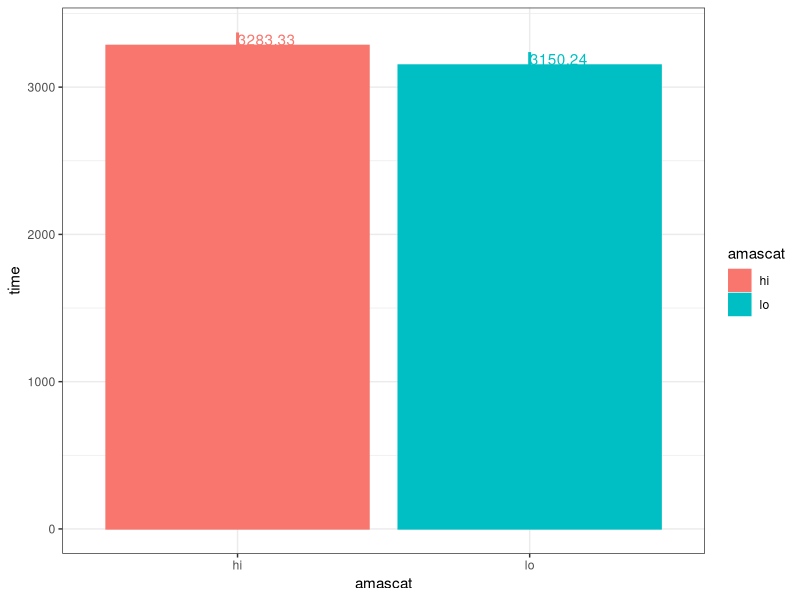
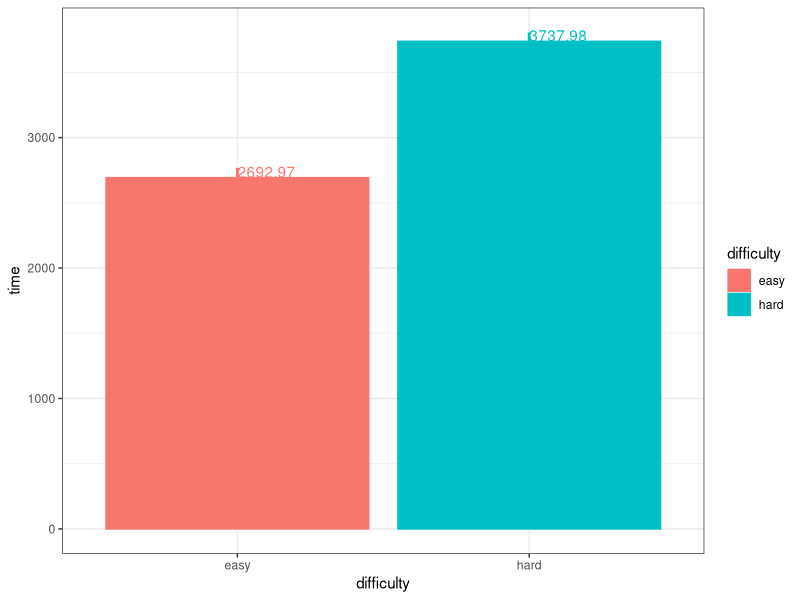
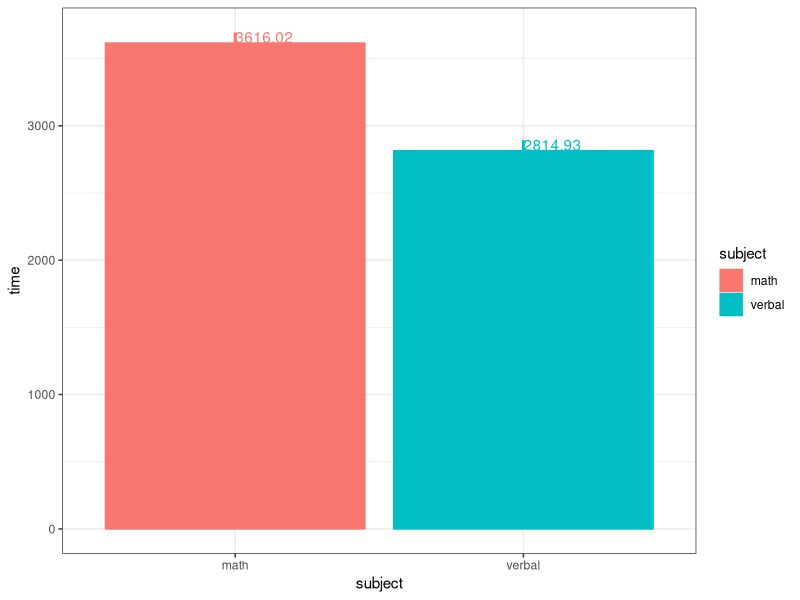

Write R code to recreate these figures, in order. (Note: this script raises an error after producing the figures.)
setwd("C:/Users/midlo/Dropbox/RESEARCH/manuscripts/mathanxiety.impulsivity02/03.anovas")
library(dplyr)
library(tidyr)
library(ggplot2)
library(stringr)
library(broom)


#read data in
data<-read.csv("ma.impulsivity.data.20200122.csv", header=T)
longdata<-read.csv("ma.impulsivity.longdata.20200122.csv", header=T)

##anova on time data
##prep data
timelong<-longdata %>%
  filter(!(str_detect(measure, pattern="dif"))) %>%
  filter(str_detect(measure, pattern="time")) %>%
  mutate(
    difficulty=as.factor(ifelse(grepl("easy", measure), "easy",ifelse(grepl("hard", measure),"hard",NA))),
    subject=as.factor(ifelse(grepl("math", measure), "math",ifelse(grepl("verbal",measure),"verbal",NA)))
  )

##run anova
timemodel<-lm(value~amascat*difficulty*subject, data=timelong)
timeanova<-aov(timemodel)
write.csv(tidy(timeanova), "timeanova.csv", row.names=F)

##post hoc pairwise t tests
#single variables
write.csv(tidy(pairwise.t.test(timelong$value,timelong$amascat,p.adj="bonf")),
          "timettestsbyamascat.csv", row.names=F)
write.csv(tidy(pairwise.t.test(timelong$value,timelong$difficulty,p.adj="bonf")),
          "timettestsbydifficulty.csv", row.names=F)
write.csv(tidy(pairwise.t.test(timelong$value,timelong$subject,p.adj="bonf")),
          "timettestsbysubject", row.names=F)
timesumstatsbyamascat<-timelong %>%
  group_by(amascat) %>%
  summarize(
    mean=mean(value),
    median=median(value),
    stddev=sd(value),
    sterr=sd(value)/sqrt(length(value)),
    N=length(value)
  )
timesumstatsbydifficulty<-timelong %>%
  group_by(difficulty) %>%
  summarize(
    mean=mean(value),
    median=median(value),
    stddev=sd(value),
    sterr=sd(value)/sqrt(length(value)),
    N=length(value)
  )
timesumstatsbysubject<-timelong %>%
  group_by(subject) %>%
  summarize(
    mean=mean(value),
    median=median(value),
    stddev=sd(value),
    sterr=sd(value)/sqrt(length(value)),
    N=length(value)
  )
write.csv(timesumstatsbyamascat,"timesumstatsbyamascat.csv", row.names=F)
write.csv(timesumstatsbydifficulty,"timesumstatsbydifficulty.csv", row.names=F)
write.csv(timesumstatsbysubject,"timesumstatsbysubject.csv", row.names=F)

timesumstatsbyamascat.plot<-ggplot(timesumstatsbyamascat,aes(x=amascat, y=mean, color=amascat, fill=amascat))+
  geom_bar(position=position_dodge(), stat="identity")+
  geom_errorbar(aes(ymin=mean-sterr, ymax=mean+sterr), size=1, width=0, position=position_dodge(0.9))+
  geom_text(aes(label = round(mean, digits=2)), hjust = 0, vjust = 0,  position=position_dodge(0.9))+
  labs(y="time")+
  theme_bw()
timesumstatsbydifficulty.plot<-ggplot(timesumstatsbydifficulty,aes(x=difficulty, y=mean, color=difficulty, fill=difficulty))+
  geom_bar(position=position_dodge(), stat="identity")+
  geom_errorbar(aes(ymin=mean-sterr, ymax=mean+sterr), size=1, width=0, position=position_dodge(0.9))+
  geom_text(aes(label = round(mean, digits=2)), hjust = 0, vjust = 0,  position=position_dodge(0.9))+
  labs(y="time")+
  theme_bw()
timesumstatsbysubject.plot<-ggplot(timesumstatsbysubject,aes(x=subject, y=mean, color=subject, fill=subject))+
  geom_bar(position=position_dodge(), stat="identity")+
  geom_errorbar(aes(ymin=mean-sterr, ymax=mean+sterr), size=1, width=0, position=position_dodge(0.9))+
  geom_text(aes(label = round(mean, digits=2)), hjust = 0, vjust = 0,  position=position_dodge(0.9))+
  labs(y="time")+
  theme_bw()
#paired variables
write.csv(tidy(pairwise.t.test(timelong$value,timelong$amascat:timelong$difficulty,p.adj="bonf")),
          "timettestsbyamascatxdifficulty.csv", row.names=F)
write.csv(tidy(pairwise.t.test(timelong$value,timelong$amascat:timelong$subject,p.adj="bonf")),
          "timettestsbyamascatxsubject.csv", row.names=F)
write.csv(tidy(pairwise.t.test(timelong$value,timelong$difficulty:timelong$subject,p.adj="bonf")),
          "timettestsbydifficultyxsubject.csv", row.names=F)
timesumstatsbyamascatxdifficulty<-timelong %>%
  group_by(amascat,difficulty) %>%
  summarize(
    mean=mean(value),
    median=median(value),
    stddev=sd(value),
    sterr=sd(value)/sqrt(length(value)),
    N=length(value)
)

timesumstatsbyamascatxsubject<-timelong %>%
  group_by(amascat,subject) %>%
  summarize(
    mean=mean(value),
    median=median(value),
    stddev=sd(value),
    sterr=sd(value)/sqrt(length(value)),
    N=length(value)
  )
timesumstatsbydifficultyxsubject<-timelong %>%
  group_by(difficulty,subject) %>%
  summarize(
    mean=mean(value),
    median=median(value),
    stddev=sd(value),
    sterr=sd(value)/sqrt(length(value)),
    N=length(value)
  )
write.csv(timesumstatsbyamascatxdifficulty,"timesumstatsbyamascatxdifficulty.csv", row.names=F)
write.csv(timesumstatsbyamascatxsubject,"timesumstatsbyamascatxsubject.csv", row.names=F)
write.csv(timesumstatsbydifficultyxsubject,"timesumstatsbydifficultyxsubject.csv", row.names=F)

timesumstatsbyamascatxdifficulty.plot<-ggplot(timesumstatsbyamascatxdifficulty,aes(x=difficulty, y=mean, color=amascat, fill=amascat))+
  geom_bar(position=position_dodge(), stat="identity")+
  geom_errorbar(aes(ymin=mean-sterr, ymax=mean+sterr), size=1, width=0, position=position_dodge(0.9))+
  geom_text(aes(label = round(mean, digits=2)), hjust = 0, vjust = 0,  position=position_dodge(0.9))+
  labs(y="time")+
  theme_bw()
timesumstatsbyamascatxsubject.plot<-ggplot(timesumstatsbyamascatxsubject,aes(x=subject, y=mean, color=amascat, fill=amascat))+
  geom_bar(position=position_dodge(), stat="identity")+
  geom_errorbar(aes(ymin=mean-sterr, ymax=mean+sterr), size=1, width=0, position=position_dodge(0.9))+
  geom_text(aes(label = round(mean, digits=2)), hjust = 0, vjust = 0,  position=position_dodge(0.9))+
  labs(y="time")+
  theme_bw()
timesumstatsbydifficultyxsubject.plot<-ggplot(timesumstatsbydifficultyxsubject,aes(x=subject, y=mean, color=difficulty, fill=difficulty))+
  geom_bar(position=position_dodge(), stat="identity")+
  geom_errorbar(aes(ymin=mean-sterr, ymax=mean+sterr), size=1, width=0, position=position_dodge(0.9))+
  geom_text(aes(label = round(mean, digits=2)), hjust = 0, vjust = 0,  position=position_dodge(0.9))+
  labs(y="time")+
  theme_bw()

#all variables
write.csv(tidy(pairwise.t.test(timelong$value,timelong$amascat:timelong$difficulty:timelong$subject,p.adj="bonf")),
          "timettestsbyall.csv", row.names=F)
timesumstatsbyall<-timelong %>%
  group_by(amascat,difficulty,subject) %>%
  summarize(
    mean=mean(value),
    median=median(value),
    stddev=sd(value),
    sterr=sd(value)/sqrt(length(value)),
    N=length(value)
  )
write.csv(timesumstatsbyall,"timesumstatsbyall.csv", row.names=F)

timesumstatsbyall.subjectx.plot<-ggplot(timesumstatsbyall,aes(x=subject, y=mean, color=amascat, fill=amascat))+
  geom_bar(position=position_dodge(), stat="identity")+
  geom_errorbar(aes(ymin=mean-sterr, ymax=mean+sterr), size=1, width=0, position=position_dodge(0.9))+
  geom_text(aes(label = round(mean, digits=2)), hjust = 0, vjust = 0,  position=position_dodge(0.9))+
  facet_grid(.~difficulty)+
  labs(y="time")+
  theme_bw()

timesumstatsbyall.difficultyx.plot<-ggplot(timesumstatsbyall,aes(x=difficulty, y=mean, color=amascat, fill=amascat))+
  geom_bar(position=position_dodge(), stat="identity")+
  geom_errorbar(aes(ymin=mean-sterr, ymax=mean+sterr), size=1, width=0, position=position_dodge(0.9))+
  geom_text(aes(label = round(mean, digits=2)), hjust = 0, vjust = 0,  position=position_dodge(0.9))+
  facet_grid(.~subject)+
  labs(y="time")+
  theme_bw()

pdf("timemeanplots.pdf")
timesumstatsbyamascat.plot
timesumstatsbydifficulty.plot
timesumstatsbysubject.plot
timesumstatsbyamascatxdifficulty.plot
timesumstatsbyamascatxsubject.plot
timesumstatsbydifficultyxsubject.plot
timesumstatsbyall.subjectx.plot
timesumstatsbyall.difficultyx.plot
dev.off()
